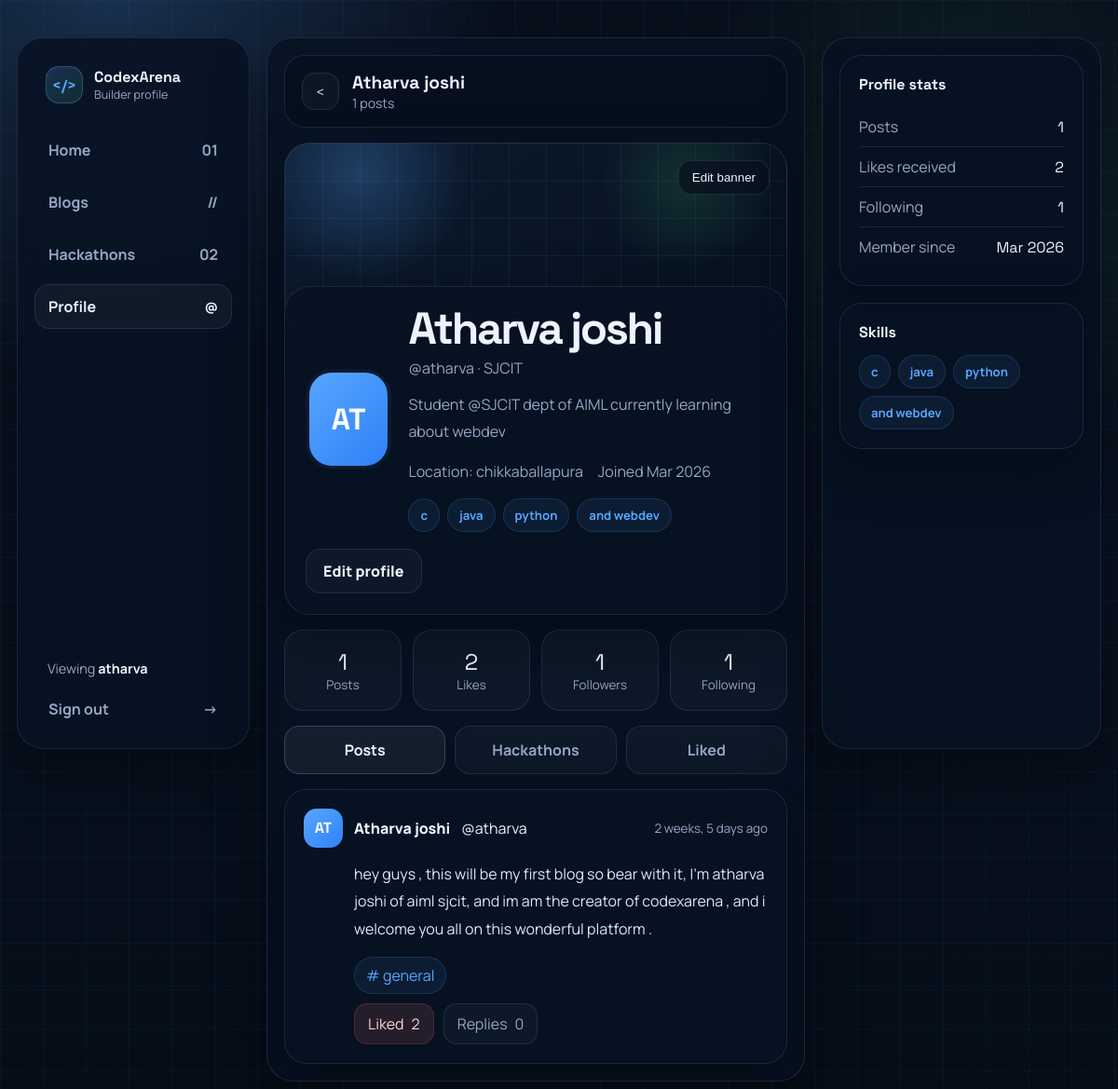
Screenshot of /profile/ (signed in) with the database file from the repository.
### accounts/models.py (models this page shows, shortened)
class Profile(models.Model):
    user       = models.OneToOneField(User, on_delete=models.CASCADE, related_name="profile")
    bio        = models.TextField(blank=True, default="")
    college    = models.CharField(max_length=200, blank=True, default="")
    location   = models.CharField(max_length=200, blank=True, default="")
    skills     = models.CharField(max_length=500, blank=True, default="")   # comma-separated
    avatar     = models.ImageField(upload_to="avatars/", blank=True, null=True)
    banner     = models.ImageField(upload_to="banners/", blank=True, null=True)
    avatar_gradient = models.CharField(max_length=120, blank=True, default="linear-gradient(135deg,#2f81f7,#58a6ff)")
    following  = models.ManyToManyField("self", symmetrical=False, blank=True, related_name="followers")
    created_at = models.DateTimeField(auto_now_add=True)
    updated_at = models.DateTimeField(auto_now=True)
    @property
    def skills_list(self):
        return [s.strip() for s in self.skills.split(",") if s.strip()]
    @property
    def followers_count(self):
        return self.followers.count()
    @property
    def following_count(self):
        return self.following.count()

class BlogPost(models.Model):
    author     = models.ForeignKey(User, on_delete=models.CASCADE, related_name="blog_posts")
    content    = models.TextField(max_length=280)
    tag        = models.CharField(max_length=50, default="general")
    likes      = models.ManyToManyField(User, blank=True, related_name="liked_posts")
    created_at = models.DateTimeField(auto_now_add=True)
    class Meta:
        ordering = ["-created_at"]
    @property
    def likes_count(self):
        return self.likes.count()
    @property
    def comments_count(self):
        return self.comments.count()

### accounts/views.py (the view)
# urls.py: path("profile/",                views.profile_view,    name="profile"),
@login_required(login_url="/login/")
def profile_view(request, username=None):
    if username:
        profile_user = get_object_or_404(User, username=username)
    else:
        profile_user = request.user
    user_posts = BlogPost.objects.filter(author=profile_user).order_by("-created_at")
    liked_posts = BlogPost.objects.filter(likes=profile_user).order_by("-created_at")
    user_shared_hackathons = Hackathon.objects.filter(
        posted_by=profile_user, is_approved=True
    ).order_by("-created_at")
    post_count   = user_posts.count()
    total_likes  = sum(p.likes_count for p in user_posts)
    followers_count = 0
    following_count = 0
    is_following    = False
    if hasattr(profile_user, "profile"):
        followers_count = profile_user.profile.followers_count
        following_count = profile_user.profile.following_count
        if request.user.is_authenticated and hasattr(request.user, "profile"):
            is_following = request.user.profile.following.filter(
                user=profile_user
            ).exists()
    user_liked_post_ids = set()
    if request.user.is_authenticated:
        user_liked_post_ids = set(
            request.user.liked_posts.values_list("id", flat=True)
        )
    ctx = {
        "profile_user":          profile_user,
        "user_posts":            user_posts,
        "liked_posts":           liked_posts,
        "user_shared_hackathons": user_shared_hackathons,
        "post_count":            post_count,
        "total_likes":           total_likes,
        "followers_count":       followers_count,
        "following_count":       following_count,
        "is_following":          is_following,
        "user_liked_post_ids":   user_liked_post_ids,
    }
    return render(request, "profile.html", ctx)

### accounts/models.py (called while the page is built)
    @property
    def location_display(self):
        return dict(self.LOCATION_CHOICES).get(self.location, self.location)

### templates/profile.html (shortened to what this page needs)
﻿<!doctype html>
<html lang="en">
  <head>
  </head>
  <body>
    <div class="shell">
      <aside class="sidebar">
        <a href="/" class="logo">
          <span class="logo-mark">&lt;/&gt;</span>
          <span class="logo-copy">
            <strong>CodexArena</strong>
            <span>Builder profile</span>
          </span>
        </a>
        <a href="/" class="nav-item"><span>Home</span><span>01</span></a>
        <a href="/blogs/" class="nav-item"><span>Blogs</span><span>//</span></a>
        <a href="/hackathons/" class="nav-item"><span>Hackathons</span><span>02</span></a>
        <a href="/profile/" class="nav-item active"><span>Profile</span><span>@</span></a>
        <div style="margin-top:auto;display:grid;gap:10px;">
          <div style="padding:0 14px;color:var(--muted);font-size:0.9rem;">Viewing <strong style="color:var(--text);">{{ profile_user.username }}</strong></div>
          {% if user == profile_user %}
            <form method="POST" action="/logout/" style="width:100%;">
              <button type="submit" class="nav-item"><span>Sign out</span><span>-&gt;</span></button>
            </form>
          {% endif %}
        </div>
      </aside>
      <main class="main">
        <div class="topbar">
          <button class="back-btn" onclick="history.back()">&lt;</button>
          <div class="topbar-info">
            <h2 id="topbarName">{{ profile_user.get_full_name|default:profile_user.username }}</h2>
            <span id="topbarPosts">{{ post_count }} posts</span>
          </div>
        </div>
        <div class="banner">
          {% if user == profile_user %}
            <button class="banner-edit" onclick="alert('Banner upload: connect to /api/profile/banner/')">Edit banner</button>
          {% endif %}
        </div>
        <section class="profile-card">
          <div class="profile-top">
            <div class="profile-id">
              <div class="avatar" id="avatarEl">
                {% if profile_user.profile.avatar %}
                  <img src="{{ profile_user.profile.avatar.url }}" alt="avatar" />
                {% else %}
                  <span id="avatarInitials">{{ profile_user.username|slice:":2"|upper }}</span>
                {% endif %}
              </div>
              <div class="profile-copy">
                <h1 id="profileName">{{ profile_user.get_full_name|default:profile_user.username }}</h1>
                <div class="p-handle" id="profileHandle">@{{ profile_user.username }}{% if profile_user.profile.college %} · {{ profile_user.profile.college }}{% endif %}</div>
                <div class="p-bio" id="profileBio">{{ profile_user.profile.bio|default:"No bio yet." }}</div>
                <div class="p-meta-row">
                  {% if profile_user.profile.location %}<span class="p-meta-item" id="profileLocation">Location: {{ profile_user.profile.location }}</span>{% endif %}
                  <span class="p-meta-item">Joined {{ profile_user.date_joined|date:"M Y" }}</span>
                </div>
                <div class="skills-row" id="skillsRow">
                  {% for skill in profile_user.profile.skills_list %}
                    <span class="skill-chip">{{ skill }}</span>
                  {% endfor %}
                </div>
              </div>
            </div>
            <div class="profile-actions">
              {% if user == profile_user %}
                <button class="btn-edit-profile" onclick="openEditModal()">Edit profile</button>
              {% else %}
                <button class="btn-edit-profile {% if is_following %}active-follow{% endif %}" id="followBtn" onclick="toggleFollow()">{% if is_following %}Following{% else %}Follow{% endif %}</button>
              {% endif %}
            </div>
          </div>
        </section>
        <div class="stat-row">
          <div class="stat-item" onclick="switchTab(document.querySelector('.tab[data-tab=posts]'),'posts')"><span class="stat-n" id="statPosts">{{ post_count }}</span><span class="stat-l">Posts</span></div>
          <div class="stat-item"><span class="stat-n" id="statLikes">{{ total_likes }}</span><span class="stat-l">Likes</span></div>
          <div class="stat-item" onclick="openFollowModal('followers')"><span class="stat-n" id="statFollowers">{{ followers_count }}</span><span class="stat-l">Followers</span></div>
          <div class="stat-item" onclick="openFollowModal('following')"><span class="stat-n" id="statFollowing">{{ following_count }}</span><span class="stat-l">Following</span></div>
        </div>
        <div class="tabs">
          <div class="tab active" data-tab="posts" onclick="switchTab(this,'posts')">Posts</div>
          <div class="tab" data-tab="hackathons" onclick="switchTab(this,'hackathons')">Hackathons</div>
          <div class="tab" data-tab="liked" onclick="switchTab(this,'liked')">Liked</div>
        </div>
        <div class="tab-content active" id="tab-posts">
          {% for post in user_posts %}
            <article class="post">
              <div class="p-header">
                <div class="p-avatar">{{ profile_user.username|slice:":2"|upper }}</div>
                <span class="p-name-s">{{ profile_user.get_full_name|default:profile_user.username }}</span>
                <span class="p-handle-s">@{{ profile_user.username }}</span>
                <span class="p-time">{{ post.created_at|timesince }} ago</span>
              </div>
              <div class="p-text">{{ post.content }}</div>
              <span class="p-tag"># {{ post.tag }}</span>
              <div class="p-actions">
                <button class="act-btn {% if post.id in user_liked_post_ids %}liked{% endif %}" onclick="toggleLike(this, {{ post.id }})"><span class="act-icon">{% if post.id in user_liked_post_ids %}Liked{% else %}Like{% endif %}</span><span class="like-count">{{ post.likes_count }}</span></button>
                <button class="act-btn" style="color:var(--muted);"><span class="act-icon">Replies</span><span>{{ post.comments_count }}</span></button>
              </div>
            </article>
          {% empty %}
            <div class="post" style="text-align:center;color:var(--muted);">No posts yet.</div>
          {% endfor %}
        </div>
      </main>
      <aside class="rp">
        <div class="rp-block">
          <h3>Profile stats</h3>
          <div class="rp-stat"><span class="rp-stat-l">Posts</span><span class="rp-stat-v" id="rpPosts">{{ post_count }}</span></div>
          <div class="rp-stat"><span class="rp-stat-l">Likes received</span><span class="rp-stat-v" id="rpLikes">{{ total_likes }}</span></div>
          <div class="rp-stat"><span class="rp-stat-l">Following</span><span class="rp-stat-v" id="rpFollowing">{{ following_count }}</span></div>
          <div class="rp-stat"><span class="rp-stat-l">Member since</span><span class="rp-stat-v">{{ profile_user.date_joined|date:"M Y" }}</span></div>
        </div>
        <div class="rp-block">
          <h3>Skills</h3>
          <div id="rpSkills" style="display:flex;gap:8px;flex-wrap:wrap;">
            {% for skill in profile_user.profile.skills_list %}
              <span class="rp-skill">{{ skill }}</span>
            {% empty %}
              <span style="color:var(--muted);">No skills added yet.</span>
            {% endfor %}
          </div>
        </div>
      </aside>
    </div>
  </body>
</html>

### rows the page displays
BlogPost: created_at "2 weeks, 5 days", content "hey guys , this will be my first blog so bear with it, I'm atharva joshi of aiml sjcit, and im am the creator of codexarena , and i welcome you all on this wonderful platform .", tag "general", shows "Liked", likes_count "2", comments_count "0"

### other values shown
{{ profile_user.username }} "atharva"
{{ profile_user.get_full_name|default:profile_user.username }} "Atharva joshi"
{{ post_count }} "1"
{{ profile_user.username|slice:":2"|upper }} "AT"
{{ profile_user.profile.college }} "SJCIT"
{{ profile_user.profile.bio|default:"No bio yet." }} "Student @SJCIT dept of AIML currently learning about webdev"
{{ profile_user.profile.location }} "chikkaballapura"
{{ profile_user.date_joined|date:"M Y" }} "Mar 2026"
{{ skill }} "c" "java" "python" "and webdev"
{{ total_likes }} "2"
{{ followers_count }} "1"
{{ following_count }} "1"
